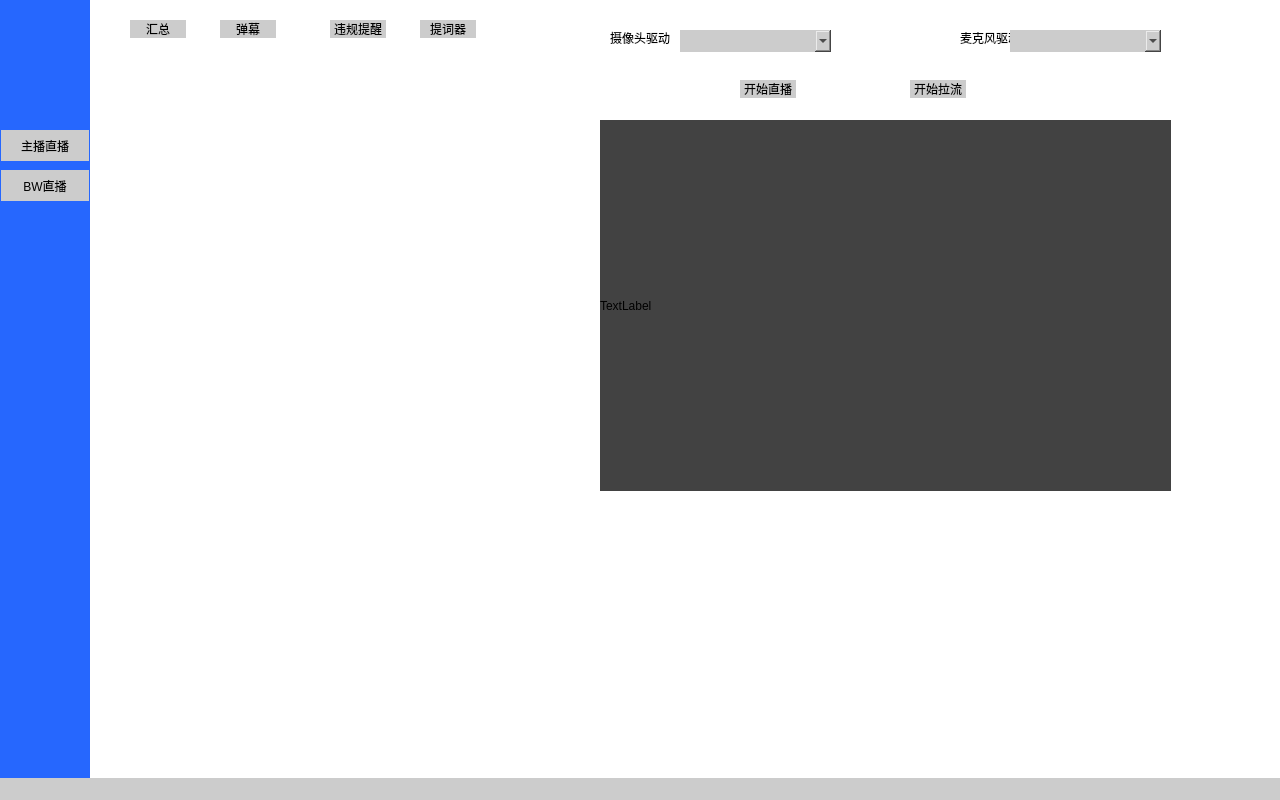
<?xml version="1.0" encoding="UTF-8"?>
<ui version="4.0">
 <class>GBSBasicWindow</class>
 <widget class="QMainWindow" name="GBSBasicWindow">
  <property name="geometry">
   <rect>
    <x>0</x>
    <y>0</y>
    <width>1280</width>
    <height>800</height>
   </rect>
  </property>
  <property name="windowTitle">
   <string>MainWindow</string>
  </property>
  <property name="styleSheet">
   <string notr="true">background-color: #CCCCCC; border: none;</string>
  </property>
  <widget class="QWidget" name="centralwidget">
   <property name="styleSheet">
    <string notr="true">background-color: #FFFFFF; border: none;</string>
   </property>
   <widget class="QFrame" name="naviFrame">
    <property name="geometry">
     <rect>
      <x>0</x>
      <y>0</y>
      <width>90</width>
      <height>800</height>
     </rect>
    </property>
    <property name="styleSheet">
     <string notr="true">background-color: #2667FE; border: none;</string>
    </property>
    <property name="frameShape">
     <enum>QFrame::Shape::StyledPanel</enum>
    </property>
    <property name="frameShadow">
     <enum>QFrame::Shadow::Raised</enum>
    </property>
    <widget class="QPushButton" name="btnLiveBroadcast">
     <property name="geometry">
      <rect>
       <x>1</x>
       <y>130</y>
       <width>88</width>
       <height>31</height>
      </rect>
     </property>
     <property name="styleSheet">
      <string notr="true">background-color: #CCCCCC; border: none;</string>
     </property>
     <property name="text">
      <string>主播直播</string>
     </property>
    </widget>
    <widget class="QPushButton" name="btnBWBroadcast">
     <property name="geometry">
      <rect>
       <x>1</x>
       <y>170</y>
       <width>88</width>
       <height>31</height>
      </rect>
     </property>
     <property name="styleSheet">
      <string notr="true">background-color: #CCCCCC; border: none;</string>
     </property>
     <property name="text">
      <string>BW直播</string>
     </property>
    </widget>
   </widget>
   <widget class="QFrame" name="danmaFrame">
    <property name="geometry">
     <rect>
      <x>90</x>
      <y>0</y>
      <width>401</width>
      <height>60</height>
     </rect>
    </property>
    <property name="frameShape">
     <enum>QFrame::Shape::StyledPanel</enum>
    </property>
    <property name="frameShadow">
     <enum>QFrame::Shadow::Raised</enum>
    </property>
    <widget class="QPushButton" name="btnSummerize">
     <property name="geometry">
      <rect>
       <x>40</x>
       <y>20</y>
       <width>56</width>
       <height>18</height>
      </rect>
     </property>
     <property name="styleSheet">
      <string notr="true">
background-color: #CCCCCC; border: none;</string>
     </property>
     <property name="text">
      <string>汇总</string>
     </property>
    </widget>
    <widget class="QPushButton" name="btnDanmaku">
     <property name="geometry">
      <rect>
       <x>130</x>
       <y>20</y>
       <width>56</width>
       <height>18</height>
      </rect>
     </property>
     <property name="styleSheet">
      <string notr="true">
background-color: #CCCCCC; border: none;</string>
     </property>
     <property name="text">
      <string>弹幕</string>
     </property>
    </widget>
    <widget class="QPushButton" name="btnIlleaglWord">
     <property name="geometry">
      <rect>
       <x>240</x>
       <y>20</y>
       <width>56</width>
       <height>18</height>
      </rect>
     </property>
     <property name="styleSheet">
      <string notr="true">
background-color: #CCCCCC; border: none;</string>
     </property>
     <property name="text">
      <string>违规提醒</string>
     </property>
    </widget>
    <widget class="QPushButton" name="btnPromotor">
     <property name="geometry">
      <rect>
       <x>330</x>
       <y>20</y>
       <width>56</width>
       <height>18</height>
      </rect>
     </property>
     <property name="styleSheet">
      <string notr="true">
background-color: #CCCCCC; border: none;</string>
     </property>
     <property name="text">
      <string>提词器</string>
     </property>
    </widget>
   </widget>
   <widget class="QFrame" name="liveFrame">
    <property name="geometry">
     <rect>
      <x>600</x>
      <y>10</y>
      <width>571</width>
      <height>771</height>
     </rect>
    </property>
    <property name="frameShape">
     <enum>QFrame::Shape::StyledPanel</enum>
    </property>
    <property name="frameShadow">
     <enum>QFrame::Shadow::Raised</enum>
    </property>
    <widget class="QLabel" name="label">
     <property name="geometry">
      <rect>
       <x>10</x>
       <y>20</y>
       <width>61</width>
       <height>16</height>
      </rect>
     </property>
     <property name="text">
      <string>摄像头驱动</string>
     </property>
    </widget>
    <widget class="QLabel" name="label_2">
     <property name="geometry">
      <rect>
       <x>360</x>
       <y>20</y>
       <width>61</width>
       <height>16</height>
      </rect>
     </property>
     <property name="text">
      <string>麦克风驱动</string>
     </property>
    </widget>
    <widget class="QComboBox" name="comboBox">
     <property name="geometry">
      <rect>
       <x>80</x>
       <y>20</y>
       <width>151</width>
       <height>22</height>
      </rect>
     </property>
     <property name="styleSheet">
      <string notr="true">
background-color: #CCCCCC; border: none;</string>
     </property>
    </widget>
    <widget class="QComboBox" name="comboBox_2">
     <property name="geometry">
      <rect>
       <x>410</x>
       <y>20</y>
       <width>151</width>
       <height>22</height>
      </rect>
     </property>
     <property name="styleSheet">
      <string notr="true">
background-color: #CCCCCC; border: none;</string>
     </property>
    </widget>
    <widget class="QLabel" name="uiPreview">
     <property name="geometry">
      <rect>
       <x>0</x>
       <y>110</y>
       <width>571</width>
       <height>371</height>
      </rect>
     </property>
     <property name="styleSheet">
      <string notr="true">background-color: #424242; border: none;</string>
     </property>
     <property name="text">
      <string>TextLabel</string>
     </property>
    </widget>
    <widget class="QPushButton" name="pushButton">
     <property name="geometry">
      <rect>
       <x>140</x>
       <y>70</y>
       <width>56</width>
       <height>18</height>
      </rect>
     </property>
     <property name="styleSheet">
      <string notr="true">
background-color: #CCCCCC; border: none;</string>
     </property>
     <property name="text">
      <string>开始直播</string>
     </property>
    </widget>
    <widget class="QPushButton" name="pushButton_2">
     <property name="geometry">
      <rect>
       <x>310</x>
       <y>70</y>
       <width>56</width>
       <height>18</height>
      </rect>
     </property>
     <property name="styleSheet">
      <string notr="true">
background-color: #CCCCCC; border: none;</string>
     </property>
     <property name="text">
      <string>开始拉流</string>
     </property>
    </widget>
   </widget>
  </widget>
  <widget class="QMenuBar" name="menubar">
   <property name="geometry">
    <rect>
     <x>0</x>
     <y>0</y>
     <width>1280</width>
     <height>18</height>
    </rect>
   </property>
  </widget>
  <widget class="QStatusBar" name="statusbar"/>
 </widget>
 <resources/>
 <connections/>
</ui>
